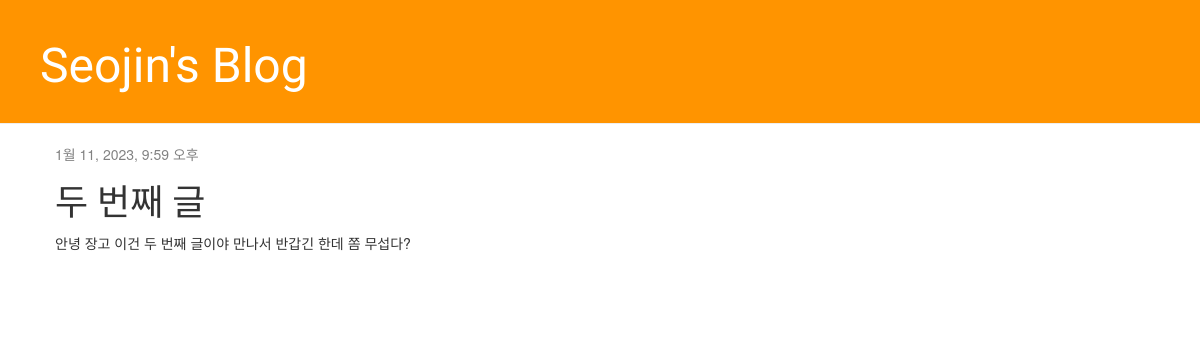
Before: /post/2/ with the older database file.
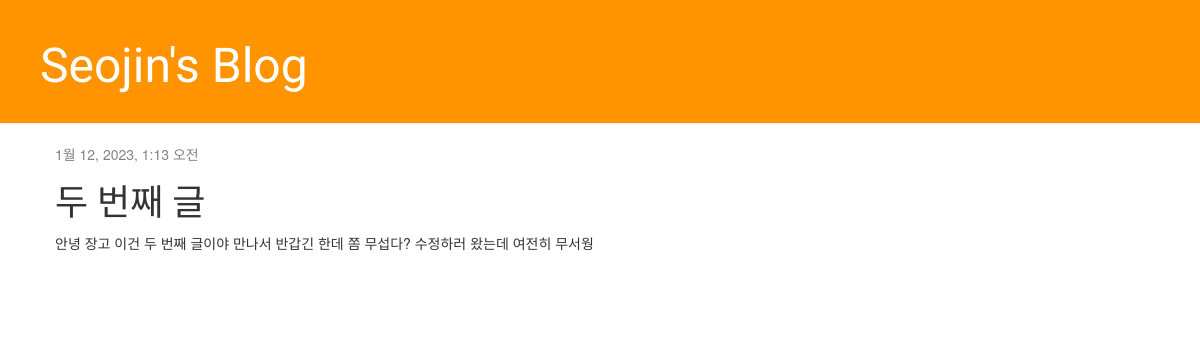
After: the same page with the newer database file.
### blog/models.py (models this page shows, shortened)
class Post(models.Model):
    author = models.ForeignKey(settings.AUTH_USER_MODEL, on_delete=models.CASCADE)
    title = models.CharField(max_length=200)
    text = models.TextField()
    created_date = models.DateTimeField(
        default=timezone.now)
    published_date = models.DateTimeField(
        blank=True, null=True)

### blog/views.py (the view)
# urls.py: path('post/<int:pk>/', views.post_detail, name='post_detail'),
def post_detail(request, pk) :
    post = get_object_or_404(Post, pk=pk)
    return render(request, 'blog/post_detail.html', {'post': post})

### blog/templates/blog/post_detail.html (shortened to what this page needs)
{% extends 'blog/base.html' %}
{% block content %}
    <div class="post">
        {% if post.published_date %}
            <div class="date">
                {{ post.published_date }}
            </div>
        {% endif %}
        <h1>{{ post.title }}</h1>
        <p>{{ post.text|linebreaksbr }}</p>
    </div>
{% endblock %}

### blog/templates/blog/base.html (shortened to what this page needs)
{% load static %}
<html>
    <head>
        <link rel="stylesheet" href="//maxcdn.bootstrapcdn.com/bootstrap/3.2.0/css/bootstrap.min.css">
        <link rel="stylesheet" href="//maxcdn.bootstrapcdn.com/bootstrap/3.2.0/css/bootstrap-theme.min.css">
        <link rel="stylesheet" href="{% static 'css/blog.css' %}">
    </head>
    <body>
        <div class="page-header">
            <h1><a href="/">Seojin's Blog</a></h1>
        </div>
        <div class="content container">
            <div class="row">
                <div class="col-md-8">
                {% block content %}
                {% endblock %}
                </div>
            </div>
        </div>
    </body>
</html>

### blog/static/css/blog.css (style rules this page uses)
.page-header { background-color: #ff9400; margin-top: 0; padding: 20px 20px 20px 40px; }
.page-header h1, .page-header h1 a, .page-header h1 a:visited, .page-header h1 a:active { color: #ffffff; font-size: 36pt; text-decoration: none; }
.content { margin-left: 40px; }
h1, h2, h3, h4 { font-family: 'Lobster', cursive; }
.date { color: #828282; }
.post { margin-bottom: 70px; }

Changed rows visible on the page:
changed Post "두 번째 글": published_date "1월 11, 2023, 9:59 오후" → "1월 12, 2023, 1:13 오전"; text "안녕 장고 이건 두 번째 글이야 만나서 반갑긴 한데 쫌 무섭다?" → "안녕 장고 이건 두 번째 글이야 만나서 반갑긴 한데 쫌 무섭다? 수정하러 왔는데 여전히 무서웡"
